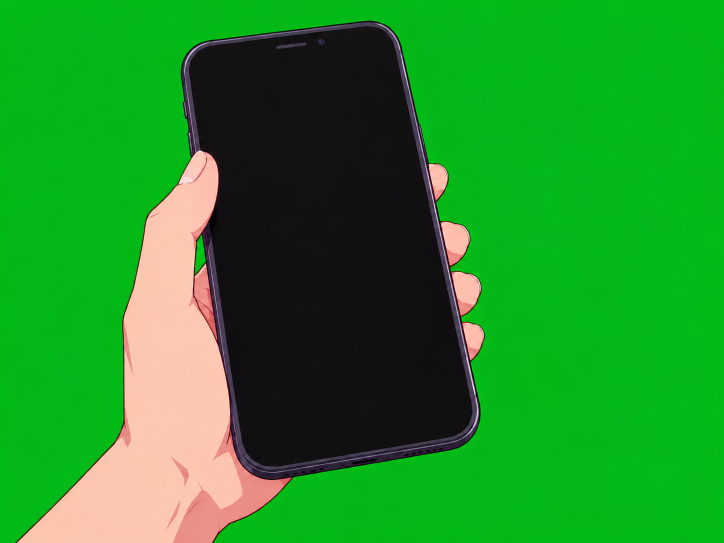
#> input picture art_source/phone_hand_greenscreen.png, 1448 x 1086 px, found by its file name (shown at 1/2 size)
$ python make_phone_closeup.py art_source/phone_hand_greenscreen.png assets/ui/phone_closeup.png --time 7:35 --height 495 --colours 32
#> lines starting #> are read from the running program, lines starting #| are printed output that depends on the picture; after the words box and inside, x2 and y2 are one past the last pixel; in counts of white or black regions, pixels touching at a corner belong together
"""Close-up of the hero's phone (lock screen showing the time) as pixel art finer than the scene.

The scene is drawn at 640x360 game pixels; this picture is shown at 2/3 scale (one picture
pixel = 2/3 of a game pixel, 2 screen pixels at 3x), so it reads as a closer, more detailed shot
while staying pixel art.

  1. key out the green screen of the hand-and-phone drawing
  2. lay a lock screen (dark gradient + the time) onto the black screen, following the phone's
     tilt, only where the screen shows (the thumb stays in front)
  3. shrink to the target size, few colours, hard alpha edge

Usage:
  python3 tools/make_phone_closeup.py art_source/phone_hand_greenscreen.png assets/ui/phone_closeup.png --time 7:35 --height 495 --colours 32
"""
import argparse
import math
from pathlib import Path

import numpy as np
from PIL import Image, ImageDraw, ImageFont
from scipy import ndimage

FONT = Path(__file__).resolve().parent.parent / "assets/fonts/Sarabun-Regular.ttf"


def main():
    ap = argparse.ArgumentParser()
    ap.add_argument("src")
    ap.add_argument("out")
    ap.add_argument("--time", default="7:35")
    ap.add_argument("--height", type=int, default=660, help="output height in picture pixels")
    ap.add_argument("--colours", type=int, default=64)
    args = ap.parse_args()

    img = np.asarray(Image.open(args.src).convert("RGB")).astype(np.float32)
    h, w = img.shape[:2]
#> h = 1086; w = 1448
    green = img[..., 1] - np.maximum(img[..., 0], img[..., 2])
    alpha = np.clip((110 - green) / 60, 0, 1)
    dark = (img.sum(-1) < 90) & (alpha > 0.5)              # before the spill fix turns the green dark
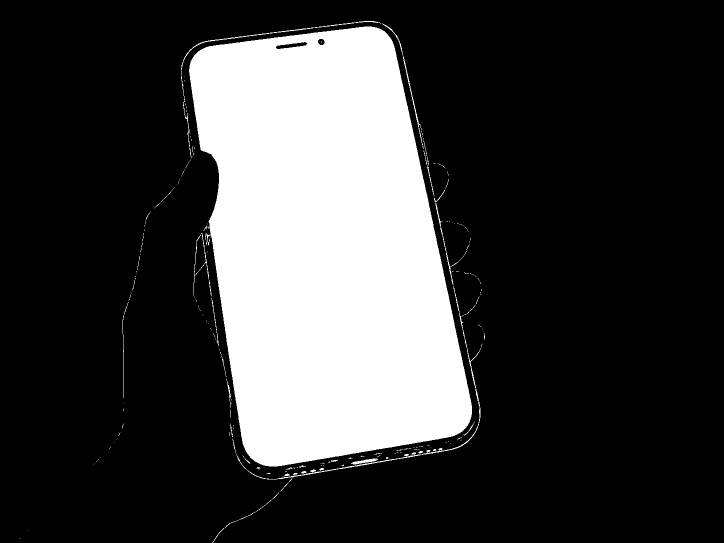
#> dark: shape (1086, 1448) bool (shown at 1/2 size); 23.7% white; 249 white regions (203 under 20 px), largest, box (x1, y1, x2, y2) and area: (378, 53, 944, 933) 366507, (472, 572, 962, 984) 1631, (362, 42, 762, 315) 1026
    spill = np.minimum(img[..., 1], np.maximum(img[..., 0], img[..., 2]) + 8)
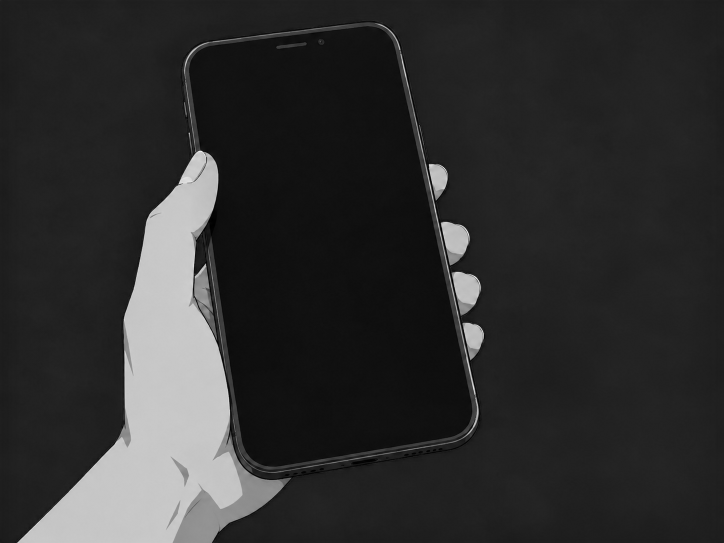
#> spill: shape (1086, 1448) float32 (shown at 1/2 size); min 0, max 255, mean 46.7
    img[..., 1] = np.where(alpha < 1, spill, img[..., 1])

    # the phone's black screen: the largest dark area
    lab, n = ndimage.label(dark)
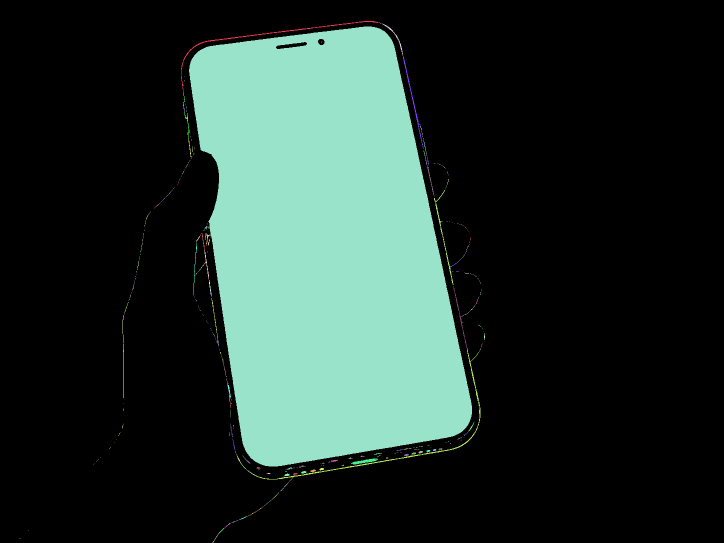
#> lab: shape (1086, 1448) int32 (shown at 1/2 size); 541 distinct labels, from 0 to 540; one colour per label, 0 black
#> n = 540
    screen = lab == (np.argmax(ndimage.sum(dark, lab, range(1, n + 1))) + 1)
#> screen: shape (1086, 1448) bool; 23.3% white; 1 white region, box (x1, y1, x2, y2) and area: (378, 53, 944, 933) 366507
    ys, xs = np.nonzero(screen)
    # tilt from the top edge: topmost screen pixel of each column, fitted with a line
    # (only columns well inside the top edge: the rounded corners and the sides would bend it)
    tops = {}
    for x, y in zip(xs, ys):
        if y < tops.get(x, 1 << 30):
            tops[x] = y
#> this loop made 366507 passes
#> (x, y) on passes 1 to 3: (727, 53), (728, 53), (729, 53)
#> after the loop, tops = 566 items
    top_x = np.array(sorted(tops)); top_y = np.array([tops[x] for x in top_x])
#> after `top_x = np.array(sorted(tops))`: top_x = 566 values from 378 to 943
#> after `top_y = np.array([tops[x] for x in top_x])`: top_y = 566 values, max 811 at index 565, min 53 at index 349, mean 177.2
    near_top = top_y < top_y.min() + (ys.max() - ys.min()) * 0.12
    cols = top_x[near_top]
#> cols = 425 values from 378 to 802
    inner = (cols > np.percentile(cols, 25)) & (cols < np.percentile(cols, 75))
    slope = np.polyfit(cols[inner], top_y[near_top][inner], 1)[0]
#> slope = -0.125
    tilt = math.atan(slope)
#> tilt = -0.124
    c, s = math.cos(-tilt), math.sin(-tilt)
#> c = 0.992; s = 0.124
    u = xs * c - ys * s
    v = xs * s + ys * c
    # the screen as an upright rectangle (rounded corners don't change its bounding box)
    u0, u1, v0, v1 = np.percentile(u, 0.2), np.percentile(u, 99.8), np.percentile(v, 0.2), np.percentile(v, 99.8)
#> u0 = 362.2; u1 = 826.4; v0 = 144.6; v1 = 986.8
    sw, sh = int(u1 - u0), int(v1 - v0)
#> sw = 464; sh = 842

    # lock screen, upright
    grad = np.linspace(0, 1, sh)[:, None]
#> grad = 842 values from 0 to 1
    top, bottom = np.array([28, 34, 58]), np.array([12, 14, 26])
    rows = top * (1 - grad) + bottom * grad                       # (sh, 3)
    lock = Image.fromarray(np.broadcast_to(rows[:, None, :], (sh, sw, 3)).astype(np.uint8))
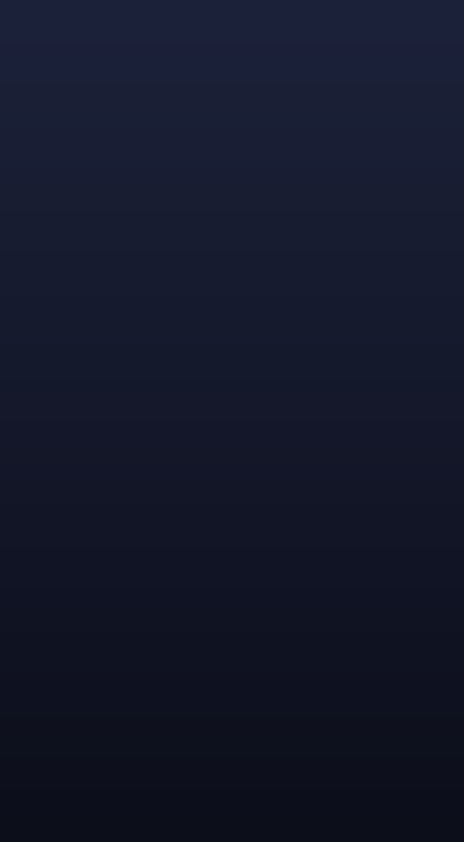
#> lock: PIL image 464x842 RGB; mean R, G, B 19.5, 23.5, 41.5
    draw = ImageDraw.Draw(lock)
    font = ImageFont.truetype(str(FONT), int(sw * 0.36))
    tb = draw.textbbox((0, 0), args.time, font=font)
#> tb = (0, 32, 375, 158)
    tx = (sw - (tb[2] - tb[0])) / 2 - tb[0]
#> tx = 44.5
    ty = sh * 0.17 - tb[1]
#> ty = 111.1
    draw.text((tx, ty), args.time, font=font, fill=(236, 240, 250))

    # place it: every screen pixel looks up its spot on the upright lock screen
    yy, xx = np.nonzero(np.ones((h, w), bool))
    uu = xx * c - yy * s - u0
    vv = xx * s + yy * c - v0
    lock_a = np.asarray(lock).astype(np.float32)
    ui = np.clip(uu.astype(int), 0, sw - 1)
    vi = np.clip(vv.astype(int), 0, sh - 1)
    placed = lock_a[vi, ui].reshape(h, w, 3)
    soft = ndimage.binary_dilation(screen, iterations=2)
#> soft: shape (1086, 1448) bool; 23.6% white; 1 white region, box (x1, y1, x2, y2) and area: (376, 51, 946, 935) 371667
    img = np.where(soft[..., None], placed, img)
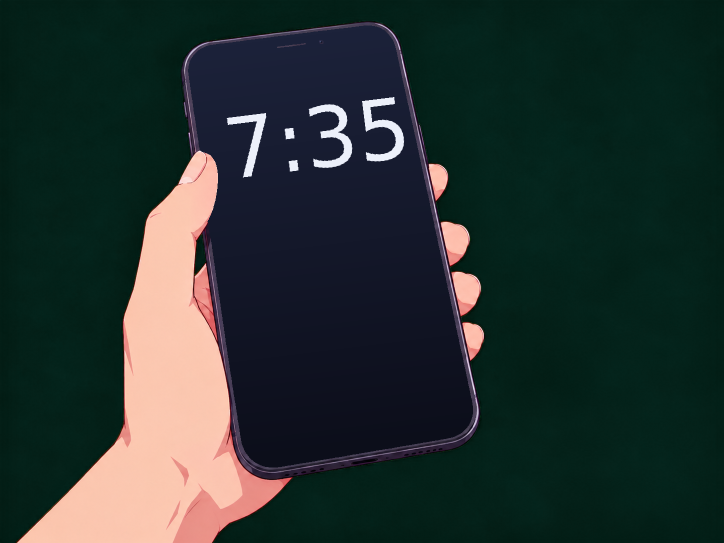
#> img: shape (1086, 1448, 3) float32 (shown at 1/2 size); mean R, G, B 37.2, 49.8, 47.2

    rgba = np.dstack([img, alpha * 255]).clip(0, 255).astype(np.uint8)
    out = Image.fromarray(rgba, "RGBA")
    ow = round(w * args.height / h)
#> ow = 660
    out = out.resize((ow, args.height), Image.BOX)
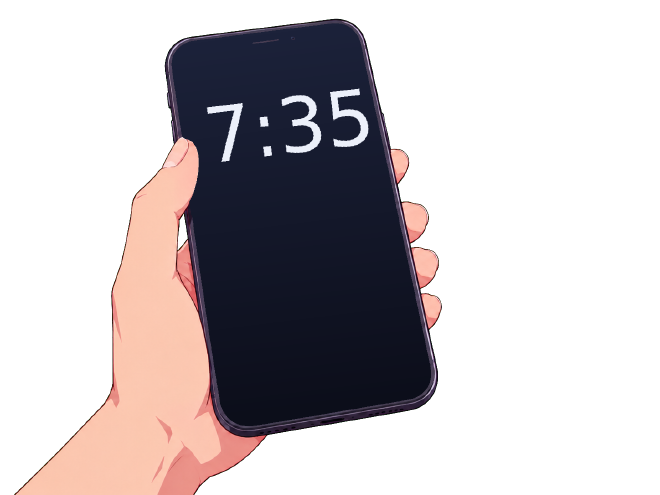
#> out: PIL image 660x495 RGBA; mean R, G, B, A 35, 29.1, 31.5, 94.7; transparent parts drawn white
    a = np.asarray(out)[..., 3]
    rgb = out.convert("RGB").quantize(args.colours, method=Image.Quantize.MEDIANCUT, dither=Image.Dither.NONE).convert("RGB")
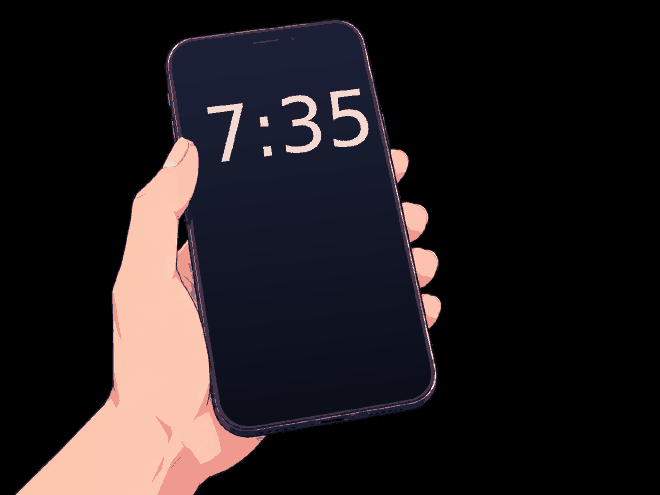
#> rgb: PIL image 660x495 RGB; mean R, G, B 35, 29.1, 31.3
    final = np.dstack([np.asarray(rgb), np.where(a >= 128, 255, 0)]).astype(np.uint8)
    Path(args.out).parent.mkdir(parents=True, exist_ok=True)
    Image.fromarray(final, "RGBA").save(args.out)
    print(f"tilt {math.degrees(tilt):.1f} deg, screen {sw}x{sh}, out {ow}x{args.height} -> {args.out}")
#| tilt -7.1 deg, screen 464x842, out 660x495 -> assets/ui/phone_closeup.png


if __name__ == "__main__":
    main()
